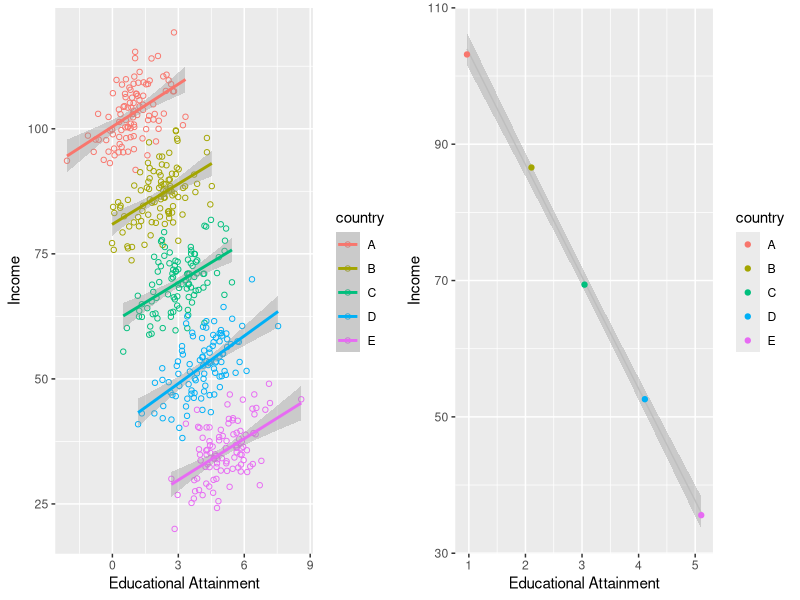

R code for this plot:
## ---- chunk 1
knitr::opts_chunk$set(echo = TRUE)
## ---- chunk 2
library(tidyverse)
library(gridExtra)
cont.list <- c('A','B','C','D','E')
nsam <- 100
tbl <- tibble(country=rep(cont.list,each=nsam), bl=rep(seq(100,by=-20,length.out=length(cont.list)),each=nsam))
for (i in seq_along(cont.list <- c('A','B','C','D','E'))){
  tbl[tbl$country==cont.list[i],'EA'] <- rnorm(nsam, mean=i)
}
tbl <- tbl %>% mutate(income=3*EA+bl+rnorm(n=nsam,sd=5))
tbl2 <- tbl %>% group_by(country) %>% summarize(mean_EA=mean(EA), mean_income=mean(income))
## ---- chunk 3
p1 <- ggplot(tbl, aes(x=EA, y=income, color=country)) + geom_point(shape=1) + geom_smooth(method=lm) + ylab('Income') + xlab('Educational Attainment')
p2 <- ggplot(tbl2, aes(x=mean_EA, y=mean_income, color=country)) + geom_smooth(method=lm, size=0.5, color='grey') + ylab('Income') + xlab('Educational Attainment') + geom_point(shape=19)
grid.arrange(p1, p2, nrow=1)
